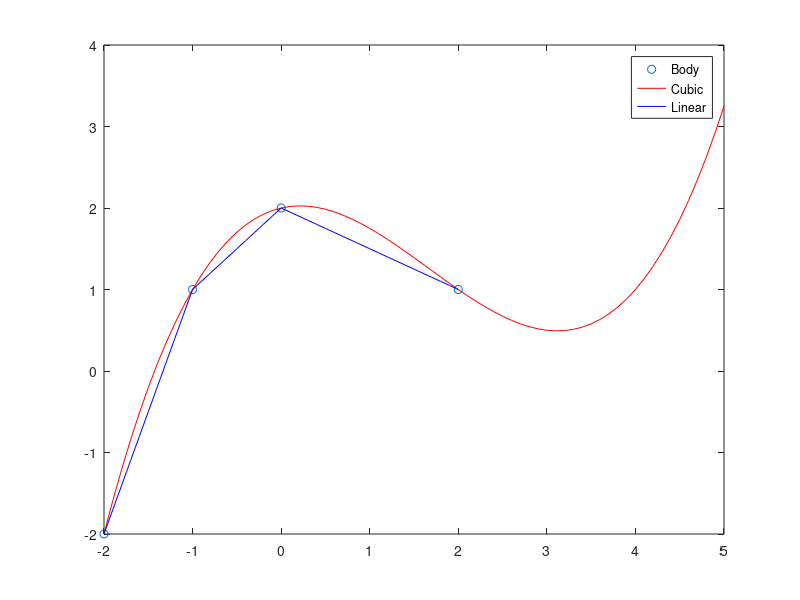

Here is the MATLAB script that generated this plot:
% 2021.12.07
% Lagrangeov interpolačný polynóm
% Jakub Daxner

% Body x a odpovedajúca funkcia y = f(x)
x = [-2 -1 0 2];
y = [-2 1 2 1];

% Podmienka unykátnych bodov v X;
if length(x(1, :)) != length(unique(x(1, :)))
  disp("Je nutné mať unykátne uzly");
  return;
endif

% Interval 
interval = -2 : 0.1 : 5;

% Cubic spline
Y = spline(x, y, interval);

% Linear Interpolation
K = interp1(x, y, interval);

% Graf
plot(x, y, 'o', interval, Y, '-r', interval, K, '-b')
legend("Body", "Cubic", "Linear")